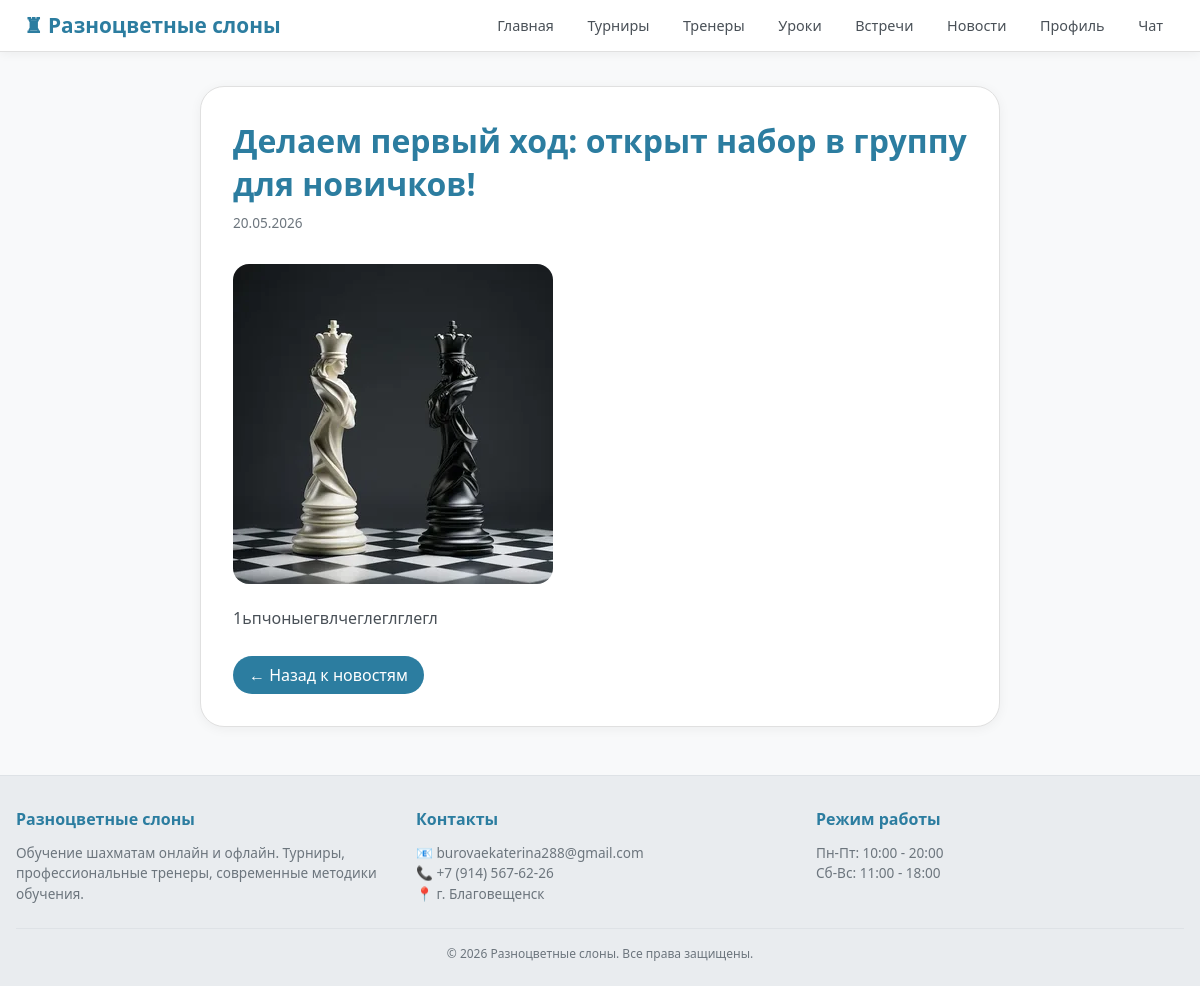
Page /news/6/ (signed in) on the earlier database version.
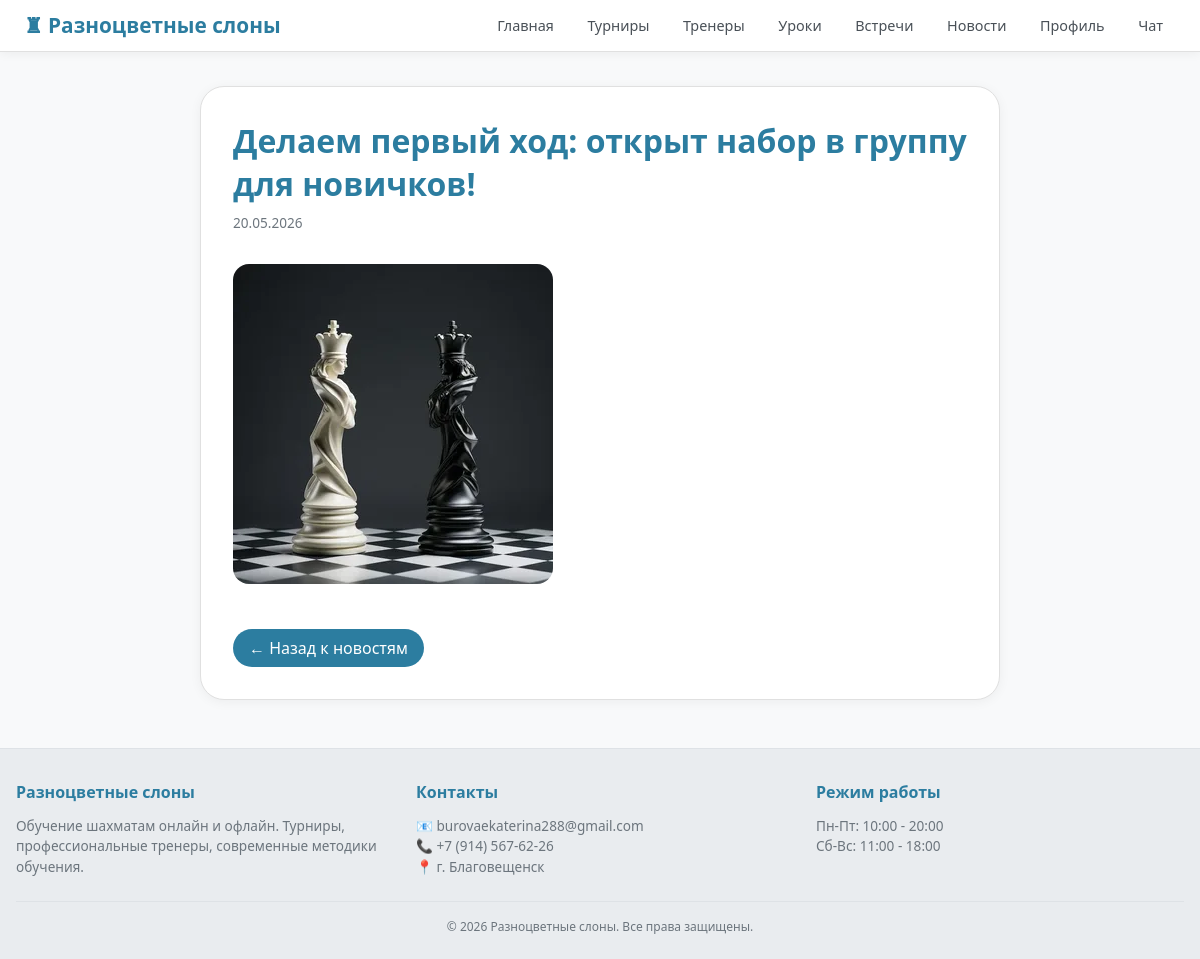
Same page on the later database version.
### main/models.py (models this page shows, shortened)
class Gallery(models.Model):
    title = models.CharField(max_length=200, verbose_name='Название')
    image = models.ImageField(upload_to='gallery/')
    description = models.TextField(blank=True, verbose_name='Описание')
    event_date = models.DateField(verbose_name='Дата события')
    uploaded_at = models.DateTimeField(auto_now_add=True)
    class Meta:
        ordering = ['-event_date']

### main/views.py (the view)
# urls.py: path('news/<int:news_id>/', views.news_detail, name='news_detail'),
@login_required
def news_detail(request, news_id):
    news = get_object_or_404(Gallery, id=news_id)
    return render(request, 'main/news_detail.html', {'news': news})

### main/templates/main/news_detail.html (shortened to what this page needs)
{% extends 'main/base.html' %}
{% block content %}
<div class="news-container">
    <h1>{{ news.title }}</h1>
    <div class="news-date">{{ news.event_date|date:"d.m.Y" }}</div>
    {% if news.image %}
        <img src="{{ news.image.url }}" class="news-image" alt="{{ news.title }}">
    {% endif %}
    <div class="news-content">{{ news.description|linebreaks }}</div>
    <a href="{% url 'gallery' %}" class="btn-back">← Назад к новостям</a>
</div>
{% endblock %}

Differences in the rows shown:
changed Gallery "Делаем первый ход: открыт набор в группу для новичков!": description "1ьпчоныегвлчеглеглглегл" → (not shown)
